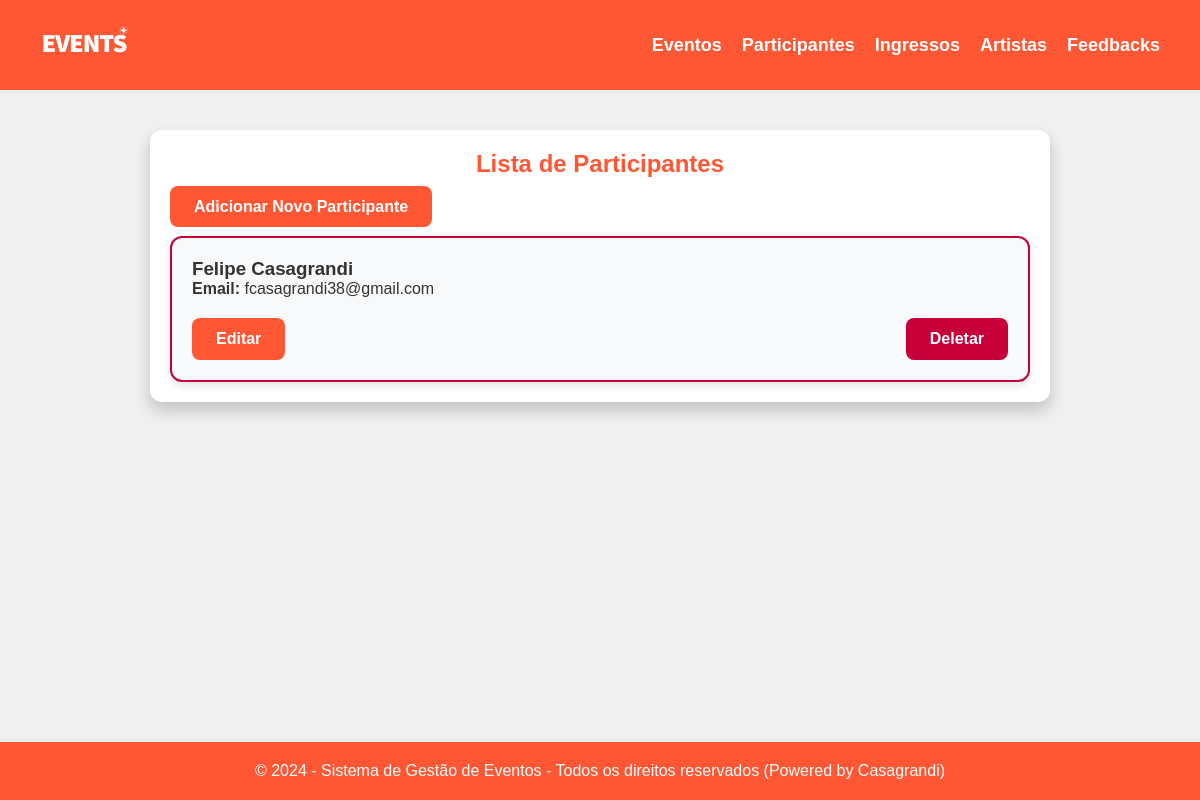
Before: /participantes/ with the older database file.
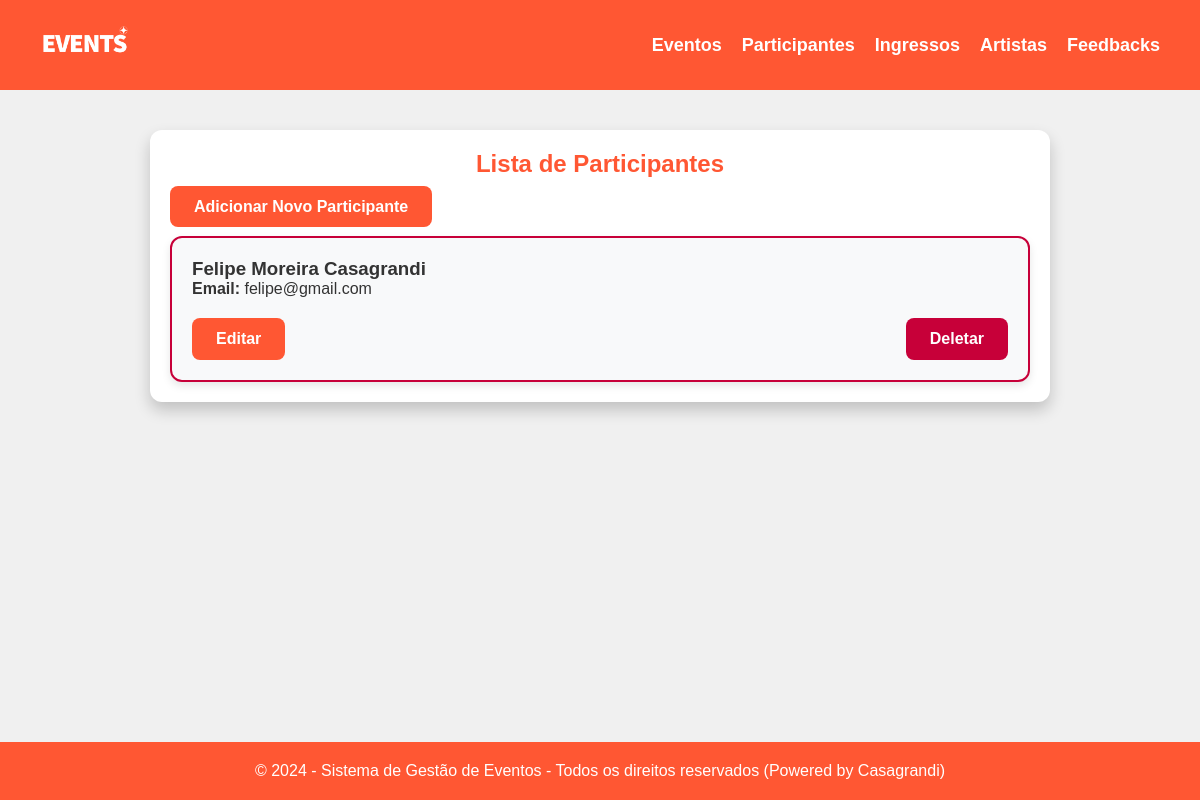
After: the same page with the newer database file.
### core/models.py (models this page shows, shortened)
class Participante(models.Model):
    nome = models.CharField(max_length=100)
    email = models.EmailField(unique=True)

### core/views.py (the view)
# urls.py: path('participantes/', views.listar_participantes, name='listar_participantes'),
def listar_participantes(request):
    participantes = Participante.objects.all()
    return render(request, 'eventos/participante_list.html', {'participantes': participantes})

### core/templates/eventos/participante_list.html
{% extends 'eventos/base.html' %}
{% block content %}
<h2>Lista de Participantes</h2>
<a href="{% url 'criar_participante' %}" class="button">Adicionar Novo Participante</a>
<div class="card-container">
    {% for participante in participantes %}
        <div class="card">
            <h3>{{ participante.nome }}</h3>
            <p><strong>Email:</strong> {{ participante.email }}</p>
            <div class="actions">
                <a href="{% url 'editar_participante' participante.id %}" class="button">Editar</a>
                <a href="{% url 'deletar_participante' participante.id %}" class="button delete">Deletar</a>
            </div>
        </div>
    {% empty %}
        <p>Não há participantes cadastrados.</p>
    {% endfor %}
</div>
{% endblock %}

Changed rows visible on the page:
removed Participante: nome "Felipe Casagrandi", email "fcasagrandi38@gmail.com"
added Participante: nome "Felipe Moreira Casagrandi", email "felipe@gmail.com"
